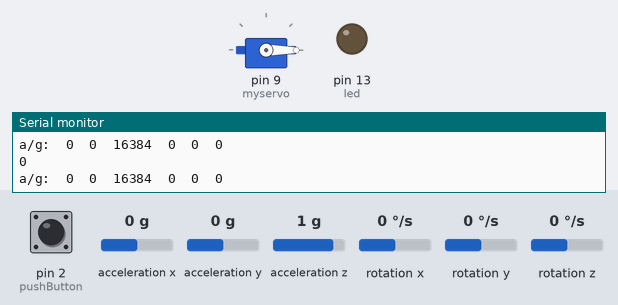
Bench run of a sketch on a simulated Arduino Uno, built with avr-gcc and run on an emulated ATmega328P. Shown: servo, output pins drawn as LEDs (lit = HIGH), the last lines printed to the serial monitor. Inputs (shaded band) come from the test bench; at power-on: pin 2 (pushButton) LOW, acceleration x 0 g, acceleration y 0 g, acceleration z 1 g, rotation x 0 °/s, rotation y 0 °/s, rotation z 0 °/s.

Above: at 1.2 s.
1.3 s: pin 2 (pushButton) pulled HIGH for 0.15 s
At 1.39 s:
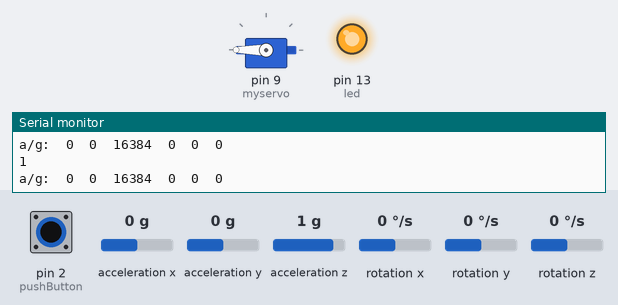
11.9 s: pin 2 (pushButton) pulled HIGH for 3.2 s
At 15.6 s:
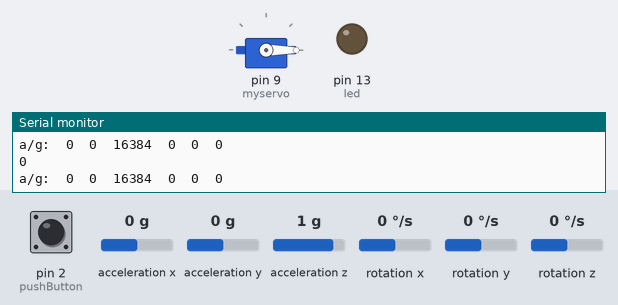
Timing chart, 0 to 17.1 s (numbered marks = the images above; inputs shaded):
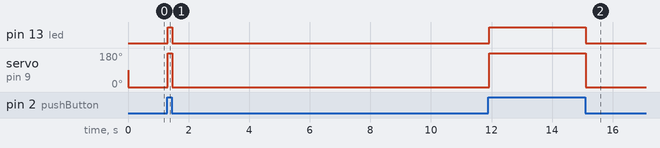

Measured:
- after the input at 1.3 s, pin 13 (led): LOW → HIGH at once, → LOW 0.15 s later; servo on pin 9 (myservo): 0° → 180° at once, → 0° 0.15 s later
- after the input at 11.9 s, pin 13 (led): LOW → HIGH at once, → LOW 3.2 s later; servo on pin 9 (myservo): 0° → 180° at once, → 0° 3.2 s later

The sketch:

digitalread.ino
```cpp
#include <MPU6050.h>
#include <I2Cdev.h>
#include <Wire.h>
#include <Servo.h>

Servo myservo;
MPU6050 accelgyro;

int ax, ay, az;
int gx, gy, gz;
int pushButton = 2;
int led = 13;
int pos = 0;

// the setup routine runs once when you press reset:
void setup() {
  // initialize serial communication at 9600 bits per second:
  Serial.begin(9600);
  // make the pushbutton's pin an input:
  pinMode(pushButton, INPUT);
  pinMode(led, OUTPUT);
  myservo.attach(9);  // attaches the servo on pin 9 to the servo object
  Wire.begin();
  accelgyro.initialize();

}

// the loop routine runs over and over again forever:
void loop() {
  // read the input pin:
  int buttonState = digitalRead(pushButton);
  // print out the state of the button:
  Serial.println(buttonState);
  delay(1);        // delay in between reads for stability

  if (buttonState == 1){
    digitalWrite(led, HIGH);
    myservo.write(180);              // tell servo to go to position in variable 'pos'
    delay(20);
  }
  else{
    digitalWrite(led, LOW);
    myservo.write(0);              // tell servo to go to position in variable 'pos'
    delay(20);
  }

  accelgyro.getMotion6(&ax, &ay, &az, &gx, &gy, &gz);

  Serial.print("a/g:\t");
  Serial.print((ax/514));
  Serial.print("\t");
  Serial.print(ay);
  Serial.print("\t");
  Serial.print(az);
  Serial.print("\t");
  Serial.print(gx);
  Serial.print("\t");
  Serial.print(gy);
  Serial.print("\t");
  Serial.println(gz);


}
```
